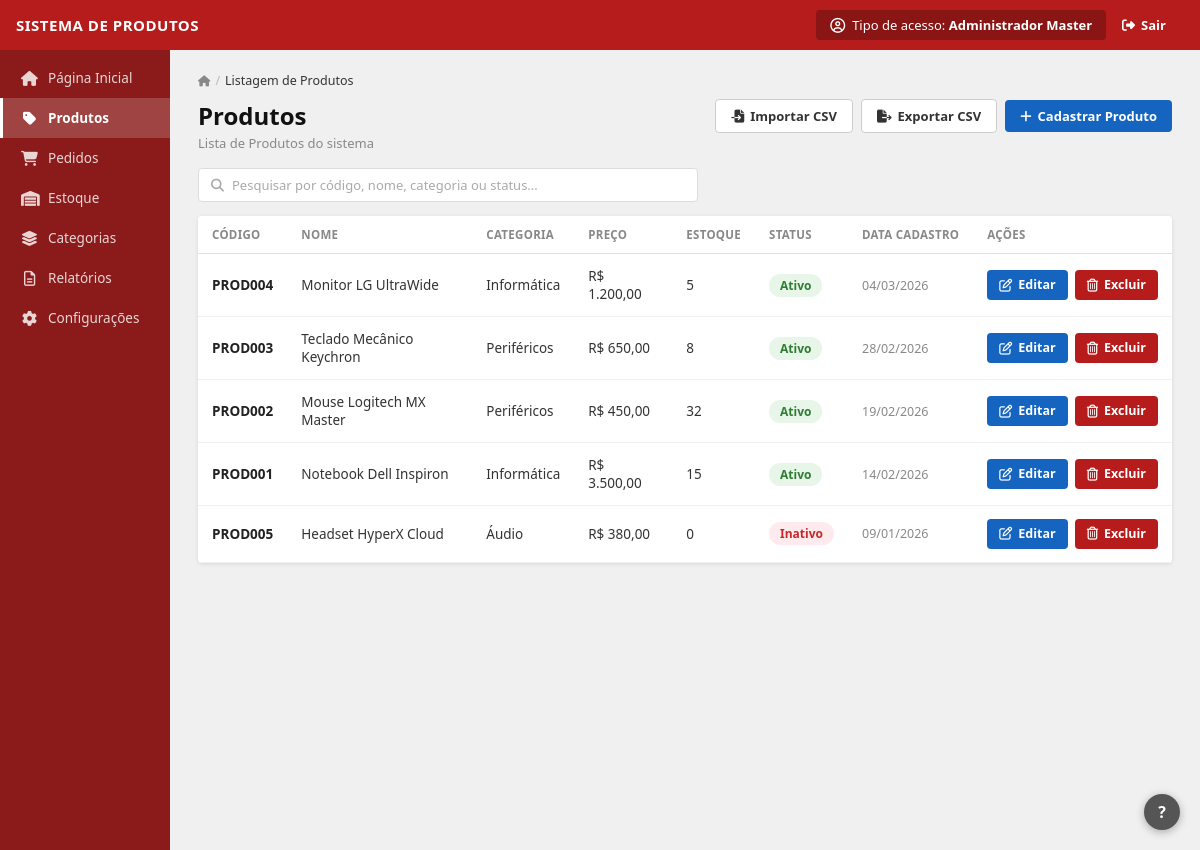
/produtos.php, run on the app's committed database.
### tables this page shows
CREATE TABLE IF NOT EXISTS produto (
    idProduto              INT AUTO_INCREMENT PRIMARY KEY,
    codigoProduto          VARCHAR(20)    NOT NULL UNIQUE,
    nomeProduto            VARCHAR(100)   NOT NULL,
    descricaoProduto       VARCHAR(500)   DEFAULT NULL,
    precoProduto           DECIMAL(10,2)  NOT NULL,
    estoqueProduto         INT            NOT NULL DEFAULT 0,
    Categoria_idCategoria  INT            NOT NULL,
    Status_idStatus        INT            NOT NULL DEFAULT 1,
    dataCadastro           DATETIME       DEFAULT CURRENT_TIMESTAMP,
    dataAtualizacao        DATETIME       DEFAULT CURRENT_TIMESTAMP ON UPDATE CURRENT_TIMESTAMP,
    CONSTRAINT fk_cat  FOREIGN KEY (Categoria_idCategoria) REFERENCES categoria(idCategoria),
    CONSTRAINT fk_stat FOREIGN KEY (Status_idStatus)       REFERENCES status_produto(idStatus)
);

CREATE TABLE IF NOT EXISTS categoria (
    idCategoria   INT AUTO_INCREMENT PRIMARY KEY,
    deCategoria   VARCHAR(50)  NOT NULL,
    descricao     VARCHAR(255) DEFAULT NULL,
    dataCadastro  DATETIME     DEFAULT CURRENT_TIMESTAMP
);

CREATE TABLE IF NOT EXISTS status_produto (
    idStatus  INT AUTO_INCREMENT PRIMARY KEY,
    deStatus  VARCHAR(10) NOT NULL
);

### produtos.php (the view, shortened to what this page needs)
<?php
$pagina = 'produtos';
$pdo = conectar();
$produtos = $pdo->query("
    SELECT p.*, c.deCategoria, s.deStatus
    FROM produto p
    JOIN categoria c ON c.idCategoria=p.Categoria_idCategoria
    JOIN status_produto s ON s.idStatus=p.Status_idStatus
    ORDER BY p.dataCadastro DESC
")->fetchAll();
require_once 'includes/header.php';
?>
<div class="breadcrumb">
    <a href="index.php"><i class="fa-solid fa-house" style="font-size:11px"></i></a>
    <span class="sep">/</span>
    <span class="cur">Listagem de Produtos</span>
</div>
<div class="page-header">
    <div class="page-header-left">
        <h1>Produtos</h1>
        <p>Lista de Produtos do sistema</p>
    </div>
    <div class="page-header-right">
        <button class="btn btn-import" onclick="document.getElementById('inputCSV').click()">
            <i class="fa-solid fa-file-import"></i> Importar CSV
        </button>
        <button class="btn btn-export" onclick="document.getElementById('formExport').submit()">
            <i class="fa-solid fa-file-export"></i> Exportar CSV
        </button>
        <a href="cadastrar.php" class="btn btn-primary">
            <i class="fa-solid fa-plus"></i> Cadastrar Produto
        </a>
    </div>
</div>
<div class="search-bar">
    <i class="fa-solid fa-magnifying-glass"></i>
    <input type="text" id="busca" placeholder="Pesquisar por código, nome, categoria ou status...">
</div>
<div class="table-card">
    <table>
        <thead>
            <tr>
                <th>Código</th>
                <th>Nome</th>
                <th>Categoria</th>
                <th>Preço</th>
                <th>Estoque</th>
                <th>Status</th>
                <th>Data Cadastro</th>
                <th>Ações</th>
            </tr>
        </thead>
        <tbody>
        <?php if (empty($produtos)): ?>
            <tr><td colspan="8"><div class="empty"><i class="fa-solid fa-box-open"></i><p>Nenhum produto cadastrado.</p></div></td></tr>
        <?php else: ?>
            <?php foreach ($produtos as $p):
                $statusCls = strtolower($p['deStatus']) === 'ativo' ? 'ativo' : 'inativo';
                $search    = implode(' ', [$p['codigoProduto'], $p['nomeProduto'], $p['deCategoria'], $p['deStatus']]);
            ?>
            <tr class="prow" data-search="<?= htmlspecialchars($search) ?>">
                <td class="cod"><?= htmlspecialchars($p['codigoProduto']) ?></td>
                <td class="nome"><?= htmlspecialchars($p['nomeProduto']) ?></td>
                <td><?= htmlspecialchars($p['deCategoria']) ?></td>
                <td class="preco">R$ <?= number_format($p['precoProduto'],2,',','.') ?></td>
                <td><?= (int)$p['estoqueProduto'] ?></td>
                <td><span class="badge badge-<?= $statusCls ?>"><?= htmlspecialchars($p['deStatus']) ?></span></td>
                <td style="color:#888;font-size:12.5px"><?= date('d/m/Y', strtotime($p['dataCadastro'])) ?></td>
                <td>
                    <div class="actions-wrap">
                        <a href="editar.php?id=<?= $p['idProduto'] ?>" class="btn btn-edit">
                            <i class="fa-regular fa-pen-to-square"></i> Editar
                        </a>
                        <button class="btn btn-excluir"
                            onclick="confirmarExclusao(<?= $p['idProduto'] ?>, <?= json_encode($p['nomeProduto']) ?>)">
                            <i class="fa-regular fa-trash-can"></i> Excluir
                        </button>
                    </div>
                </td>
            </tr>
            <?php endforeach; ?>
        <?php endif; ?>
        </tbody>
    </table>
</div>
<?php require_once 'includes/footer.php'; ?>

### includes/header.php (shortened to what this page needs)
<!DOCTYPE html>
<html lang="pt-BR">
<head>
<link rel="stylesheet" href="https://cdnjs.cloudflare.com/ajax/libs/font-awesome/6.5.0/css/all.min.css">
<link rel="stylesheet" href="assets/css/style.css">
</head>
<body>
<header class="topbar">
    <span class="topbar-brand">Sistema de Produtos</span>
    <div class="topbar-right">
        <div class="topbar-user">
            <i class="fa-regular fa-circle-user"></i>
            <span>Tipo de acesso: <strong>Administrador Master</strong></span>
        </div>
        <a href="#" class="topbar-sair">
            <i class="fa-solid fa-right-from-bracket"></i> Sair
        </a>
    </div>
</header>
<div class="layout">
<aside class="sidebar">
    <nav class="sidebar-nav">
        <a href="index.php"   class="nav-item <?= $pagina==='home'    ?'active':'' ?>"><i class="fa-solid fa-house"></i> Página Inicial</a>
        <a href="produtos.php"class="nav-item <?= $pagina==='produtos'?'active':'' ?>"><i class="fa-solid fa-tag"></i> Produtos</a>
        <a href="#"           class="nav-item <?= $pagina==='pedidos' ?'active':'' ?>"><i class="fa-solid fa-cart-shopping"></i> Pedidos</a>
        <a href="#"           class="nav-item <?= $pagina==='estoque' ?'active':'' ?>"><i class="fa-solid fa-warehouse"></i> Estoque</a>
        <a href="#"           class="nav-item <?= $pagina==='cats'    ?'active':'' ?>"><i class="fa-solid fa-layer-group"></i> Categorias</a>
        <a href="#"           class="nav-item <?= $pagina==='rel'     ?'active':'' ?>"><i class="fa-regular fa-file-lines"></i> Relatórios</a>
        <a href="#"           class="nav-item <?= $pagina==='config'  ?'active':'' ?>"><i class="fa-solid fa-gear"></i> Configurações</a>
    </nav>
</aside>
<main class="main">

### includes/footer.php (shortened to what this page needs)
</main>
</div>
<div class="help-btn" title="Ajuda">?</div>
</body>
</html>

### data on the page
produto: codigoProduto "PROD004", nomeProduto "Monitor LG UltraWide", Categoria_idCategoria.deCategoria "Informática", precoProduto "1.200,00", estoqueProduto "5", Status_idStatus.deStatus "Ativo", dataCadastro "04/03/2026"
produto: codigoProduto "PROD003", nomeProduto "Teclado Mecânico Keychron", Categoria_idCategoria.deCategoria "Periféricos", precoProduto "650,00", estoqueProduto "8", Status_idStatus.deStatus "Ativo", dataCadastro "28/02/2026"
produto: codigoProduto "PROD002", nomeProduto "Mouse Logitech MX Master", Categoria_idCategoria.deCategoria "Periféricos", precoProduto "450,00", estoqueProduto "32", Status_idStatus.deStatus "Ativo", dataCadastro "19/02/2026"
produto: codigoProduto "PROD001", nomeProduto "Notebook Dell Inspiron", Categoria_idCategoria.deCategoria "Informática", precoProduto "3.500,00", estoqueProduto "15", Status_idStatus.deStatus "Ativo", dataCadastro "14/02/2026"
produto: codigoProduto "PROD005", nomeProduto "Headset HyperX Cloud", Categoria_idCategoria.deCategoria "Áudio", precoProduto "380,00", estoqueProduto "0", Status_idStatus.deStatus "Inativo", dataCadastro "09/01/2026"
